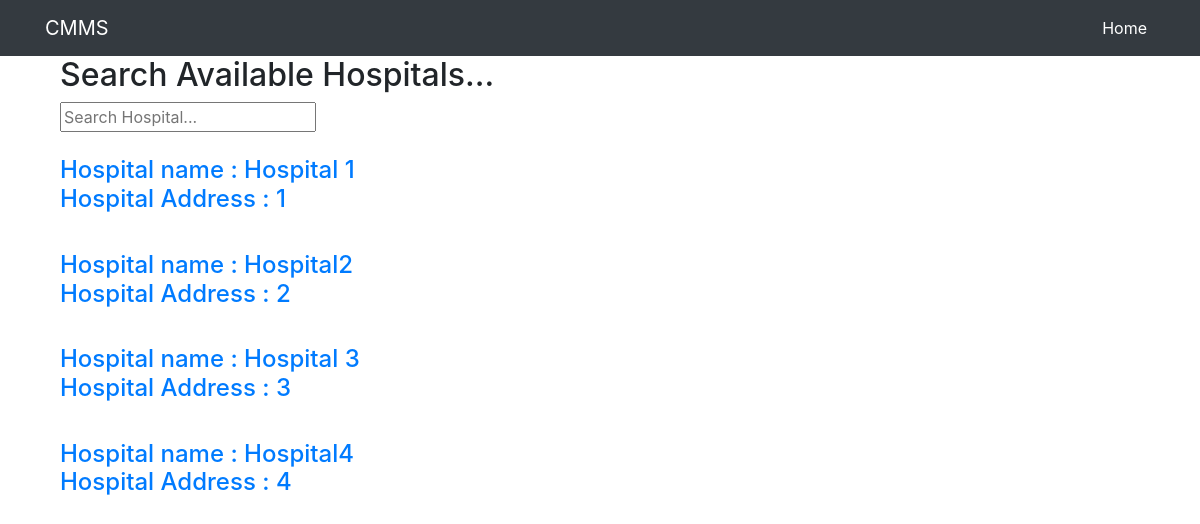
Page /med/search/ (signed in) on the committed database.
### med/models.py (models this page shows, shortened)
class Hospital(models.Model):
    name = models.CharField(_("Hospital Name"), max_length = 225, unique=True)
    address = models.TextField(_("Hospital Address"), null=True)
    phone_num = models.IntegerField()
    manager = models.OneToOneField(User, null=True, on_delete=models.CASCADE)

### med/views.py (the view)
# urls.py: path('search/', SearchHospitalView.as_view(), name ='hospital-search'),
class SearchHospitalView(LoginRequiredMixin, ListView):
    model = Hospital
    template_name = 'med/hospital_search.html'
    def get_queryset(self):
        object_list = Hospital.objects.all()
        return object_list

### med/templates/med/hospital_search.html
{% extends "dashboard/base.html" %}
{% block content%}
<div class="container">
    <h2>Search Available Hospitals...</h2>
    <form action="{% url 'hospital-search-results' %}" method="get">
        <input name="q" type="text" placeholder="Search Hospital...">
      </form>
</div>
<br>
<div class="container">
<ul class="navbar-nav ml-auto">
{% for hospital in object_list %}
  <h4>
      <a href="{% url 'hospital-details' hospital.id %}">
          <li class ="nav-item">
              Hospital name : {{ hospital.name }}<br>
              Hospital Address : {{ hospital.pk }}
          </li>
          <br>
      </a>
  </h4>
{% endfor %}
</ul>
</div>
{% endblock %}

### dashboard/static/dashboard/heroic-features.css (style rules this page uses)
body { padding-top: 56px; }

### rows in the picture
Hospital: name "Hospital 1", pk "1"
Hospital: name "Hospital2", pk "2"
Hospital: name "Hospital 3", pk "3"
Hospital: name "Hospital4", pk "4"
